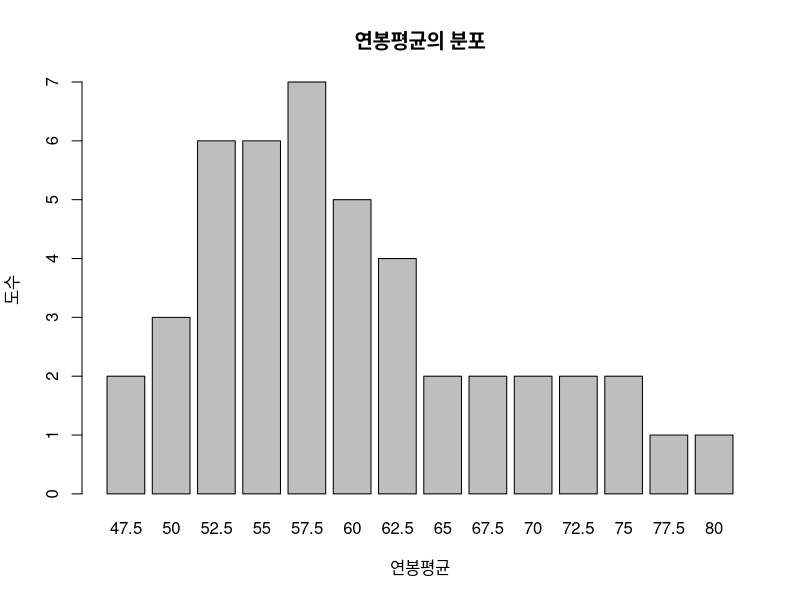

Here is the R script that generated this plot:
#데이터에서 크기 2인 표본추출
salary=c(45,50,50,55,55,60,60,65,70,90)#연봉데이터
com2=combn(salary,2)#연봉데이터에서 2개씩 선택해서 데이터로 생성,com2에 저장
print(com2)

#표본의 크기2로 추출된 데이터의 평균을 구한 뒤 막대그래프 작성 
com2t=t(com2)#데이터의 전치치
z=rowMeans(com2t)#전치된 데이터의 행평균 계산
barplot(table(z),xlab="연봉평균",ylab="도수",main="연봉평균의 분포")

#표분평균의 기댓값 구하기
meanofz=mean(z)#z의 평균
print(meanofz)

#표분의 크기를 늘려 정규분포에 가까워지는지 확인하기 
#sample size=2
data50=c(1:50)#데이터
com2=combn(data50,2)#데이터에서 2개씩 선택하여 데이터 생성
com2t=t(com2)#데이터의 전치
